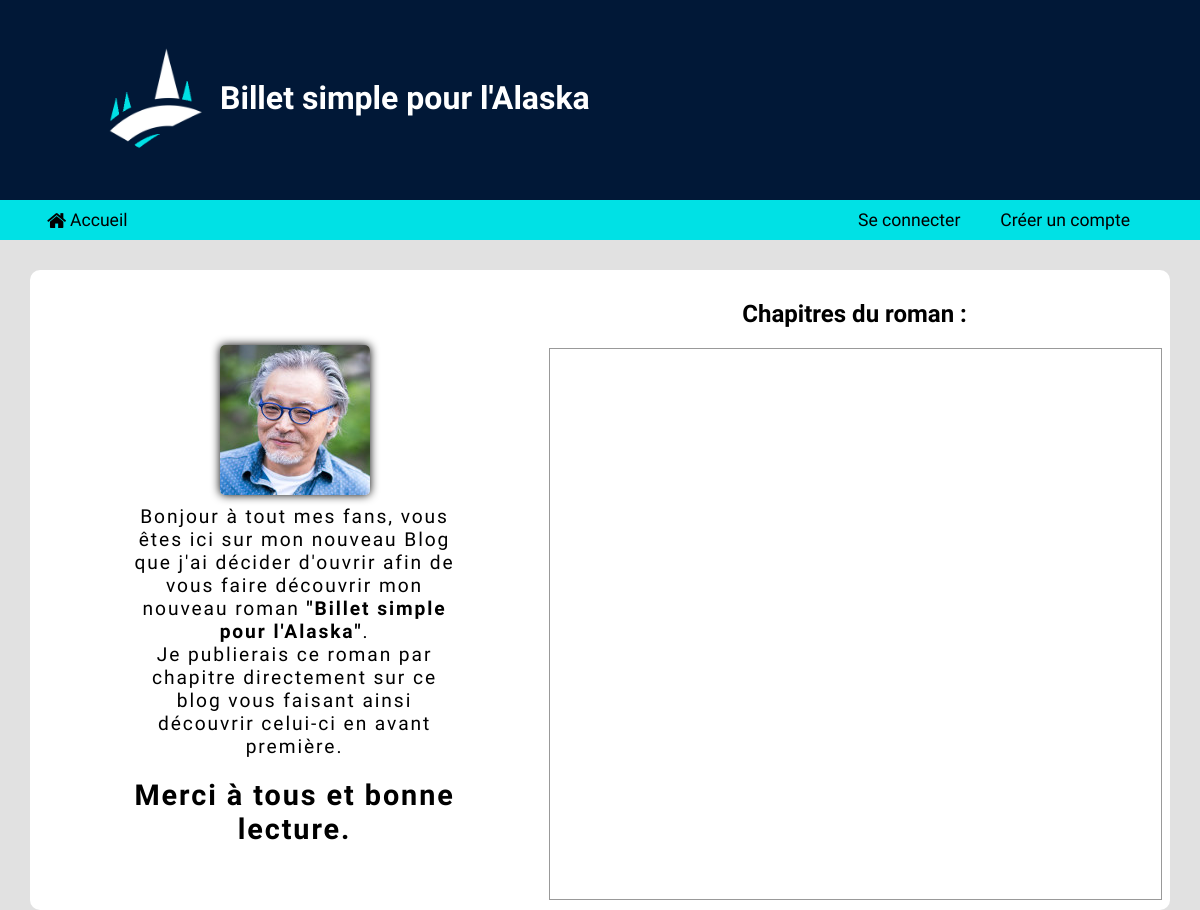
/, run on an earlier commit of the app's database.
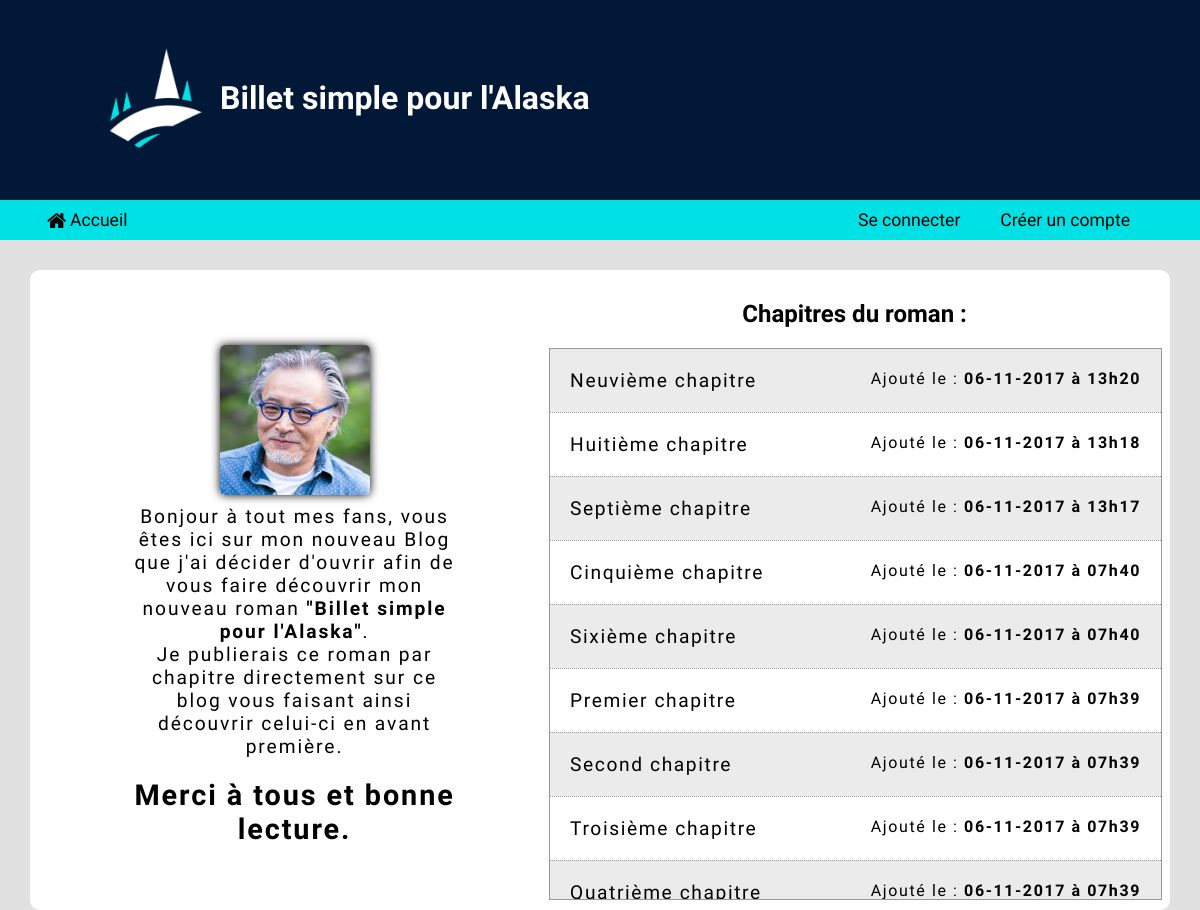
And on a later commit of the database.
### tables this page shows
CREATE TABLE `tickets` (
  `id` int(11) NOT NULL,
  `title` varchar(255) NOT NULL,
  `content` text NOT NULL,
  `dateTimeAdd` datetime NOT NULL,
  `dateTimeLastModified` datetime DEFAULT NULL
);

### Controler/Frontend/ControlerIndex.php (called while the page is built, shortened)
<?php
require_once('Model/TicketsManager.php');
require_once('View/Frontend/View.php');
class ControlerIndex
{
    private $_ticketManager;
    function callGetTickets()
    {
        $tickets = $this->ticketManager()->getListTickets();
        for($i = 0; $i < count($tickets); $i++)
        {
            $tickets[$i]->setTitle(ucfirst($tickets[$i]->title()));
        }
        $viewIndex = new View('Index');
        $viewIndex->generate(array('tickets' => $tickets));
    }
    public function setTicketManager($ticketManager) { $this->_ticketManager = $ticketManager; }
    public function ticketManager() { return $this->_ticketManager; }
}

### index.php (called while the page is built, shortened)
<?php
require('Controler/Frontend/Router.php');
$router = new Router();
$router->routeRequest();

### model/TicketsManager.php (called while the page is built, shortened)
<?php
require_once('Ticket.php');
class TicketsManager extends Manager
{
    public function getListTickets()
    {
        $bdd = parent::bddConnect();
        $request = $bdd->query('SELECT id, title, content, DATE_FORMAT(dateTimeAdd, \'%d-%m-%Y à %Hh%i\') AS dateTimeAdd FROM tickets ORDER BY dateTimeAdd DESC') or die(print_r($request->errorInfo(), TRUE));
        $data = $request->fetchAll();
        for($i = 0; $i < count($data); $i++)
        {
            $ticket[$i] = new Ticket($data[$i]);
        }
        return $ticket;
    }
}

### Model/Model.php (called while the page is built, shortened)
<?php
class Model
{
    public function hydrate(array $donnees)
    {
        foreach($donnees as $key => $value)
        {
            $method = 'set'.ucfirst($key);
        }
    }
}

### model/Ticket.php (called while the page is built, shortened)
<?php
require_once('Model.php');
class Ticket extends Model
{
    private $_id;
    private $_title;
    private $_dateTimeAdd;
    public function setId($id)
    {
        $id = (int) $id;
        if($id > 0)
        {
            $this->_id = $id;
        }
    }
    public function setTitle($title)
    {
        $this->_title = $title;
    }
    public function setDateTimeAdd($dateTimeAdd)
    {
        $this->_dateTimeAdd = $dateTimeAdd;
    }
    public function id()
    {
        return $this->_id;
    }
    public function title()
    {
        return $this->_title;
    }
    public function dateTimeAdd()
    {
        return $this->_dateTimeAdd;
    }
}

### view/frontend/viewIndex.php (the view, shortened to what this page needs)
<section id="indexBlog">
    <article>
        <p><img src="contenu/images/admin.jpg"></p>
        <p>
            Bonjour à tout mes fans, vous êtes ici sur mon nouveau Blog que j'ai décider d'ouvrir afin de vous faire découvrir mon nouveau roman <span>"Billet simple pour l'Alaska"</span>.<br>
            Je publierais ce roman par chapitre directement sur ce blog vous faisant ainsi découvrir celui-ci en avant première.<br>
            <span>Merci à tous et bonne lecture.</span>
        </p>
    </article>
    <div id="listTicket">
        <h1>Chapitres du roman :</h1>
        <article>
            <?php
            for($i = 0; $i < count($tickets); $i++) :
            ?>
                <div class="ticket">
                    <a href="index.php?action=ticket&id=<?= $tickets[$i]->id(); ?>" title="Lire le chapitre">
                        <span class="titleTicket"><?= $tickets[$i]->title(); ?></span>
                        <span class="dateTime">Ajouté le : <span class="strong"><?= $tickets[$i]->dateTimeAdd(); ?></span></span>
                    </a>
                </div>
            <?php endfor; ?>
        </article>
    </div>
</section>

### view/frontend/template.php (shortened to what this page needs)
<!doctype html>
<html lang="fr">
    <head>
        <link rel="stylesheet" href="contenu/font-awesome/css/font-awesome.min.css">
        <link rel="stylesheet" href="Contenu/css/style.css">
        <link rel="stylesheet" href="Contenu/css/styleFrontend.css">
    </head>
    <body>
        <header>
            <p><img src="contenu/images/logo.png"></p>
            <h1>Billet simple pour l'Alaska</h1>
        </header>
        <nav>
            <ul id="oneLevel">
                <li><span class="fa fa-home"></span><a href="index.php" title="Retourner à l'accueil du blog">Accueil</a></li>
                <ul id="secondLevel">
                <?php if(isset($_SESSION['emailAdress']))
                {
                    if($_SESSION['statusMember'] == 'administrateur')
                    {
                    ?>
                        <li><a href="admin.php" title="Accéder à l'espace administration du blog">Administrer le Blog</a></li>
                    <?php
                    }
                    ?>
                        <li><a href="index.php?action=deconnect" title="Se déconnecter">Deconnexion</a></li>
                    <?php
                }
                else
                {
                ?>
                    <li><a href="index.php?action=connection" title="Connecter vous">Se connecter</a></li>
                    <li><a href="index.php?action=registration" title="Créer un compte">Créer un compte</a></li>
                <?php
                }
                ?>
                </ul>
            </ul>
        </nav>
        <?= $content; ?>
    </body>
</html>

### Controler/Frontend/Router.php (shortened to what this page needs)
<?php
require_once('Controler/Frontend/ControlerIndex.php');
class Router
{
    private $_ctrlIndex;
    public function routeRequest()
    {
        try
        {
            if(isset($_GET['action']))
            {
                if($_GET['action'] == 'ticket')
                {
                    try
                    {
                        if($_SERVER["REQUEST_METHOD"] == "POST")
                        {
                            if(isset($_POST['reportComment']) && ($_POST['reportComment'] == 'reportComment'))
                            {
                                $_POST['idComment'] = intval($_POST['idComment']);
                                if($_POST['idComment'] != 0)
                                {
                                    $this->ctrlDisplayTicket()->alertComment($_POST['idComment']);
                                }
                                else
                                {
                                    throw new Exception("Identifiant de commentaire incorrect");
                                }
                            }
                            else if(isset($_POST['publicationComment']) && ($_POST['publicationComment'] == 'publicationComment'))
                            {
                                if(isset($_SESSION['emailAdress']) && (isset($_SESSION['idMember'])))
                                {
                                    $this->ctrlDisplayTicket()->addComment($_POST['comment'], $_POST['idTicket'], $_SESSION['idMember']);
                                }
                                else {
                                    $_SESSION['errorPostComment'] = $this->ctrlDisplayTicket()->addMemberComment($_POST['idTicket'], $_POST['emailAdress'], $_POST['password'], $_POST['comment']);
                                }
                            }
                        }
                        if(isset($_GET['id']))
                        {
                            $_GET['id'] = intval($_GET['id']);
                            if($_GET['id'] != 0)
                            {
                                $this->ctrlDisplayTicket()->displayTicket($_GET['id']);
                            }
                            else
                            {
                                throw new Exception("Identifiant de chapitre incorrect");
                            }
                        }
                    }
                    catch(Exception $e)
                    {
                        $this->error($e->getMessage());
                    }
                }
                else if($_GET['action'] == 'connection')
                {
                    try
                    {
                        if($_SERVER["REQUEST_METHOD"] == "POST")
                        {
                            $_SESSION['errorConnect'] = $this->ctrlConnect()->callConnectMember($_POST);
                        }
                        $this->ctrlConnect()->viewConnectMember();
                    }
                    catch(Exception $e)
                    {
                        $this->error($e->getMessage());
                    }
                }
                else if($_GET['action'] == 'registration')
                {
                    try
                    {
                        if($_SERVER["REQUEST_METHOD"] == "POST")
                        {
                            $_SESSION['errorRegistration'] = $this->ctrlRegistration()->registrationMember($_POST);
                        }
                        $this->ctrlRegistration()->viewRegistrationMember();
                    }
                    catch(Exception $e)
                    {
                        $this->error($e->getMessage());
                    }
                }
                else if($_GET['action'] == 'deconnect')
                {
                    session_destroy();
                    header("Location: $_SERVER[HTTP_REFERER]");
                }
            }
            else
            {
                $this->ctrlIndex()->callGetTickets();
            }
        }
        catch(Exception $e)
        {
            $this->error($e->getMessage());
        }
    }
    public function setCtrlIndex($ctrlIndex) { $this->_ctrlIndex = $ctrlIndex; }
    public function ctrlIndex() { return $this->_ctrlIndex; }
}

### View/Frontend/View.php (shortened to what this page needs)
<?php
class View
{
    private $_file;
    private $_title;
    public function generate($data)
    {
        $content = $this->generateFile($this->file(), $data);
        $view = $this->generateFile('View/Frontend/Template.php', array(
            'title' => $this->title(),
            'content' => $content
        ));
        echo $view;
    }
    private function generateFile($file, $data)
    {
        if(file_exists($file))
        {
            extract($data);
            require $file;
            return ob_get_clean();
        }
        else {
            throw new Exception('Fichier ' . $file . ' introuvale');
        }
    }
    public function setTitle($title) { $this->_title = $title; }
    public function title() { return $this->_title; }
    public function setFile($file) { $this->_file = $file; }
    public function file() { return $this->_file; }
}

### Contenu/css/style.css (style rules this page uses)
* { margin: 0; padding: 0; }
html { height: 100%; }
body { width: 100%; height: 100%; max-width: 1920px; background-color: #e1e1e1; font-family: 'El Messiri', sans-serif; }
header { background-color: #011837; height: 200px; font-family: 'Pattaya', sans-serif; }
header p { display: inline-block; width: 120px; vertical-align: middle; margin-left: 8%; margin-top: 40px; }
header img { width: 100%; vertical-align: middle; }
header h1 { display: inline-block; vertical-align: middle; color: #fff; font-size: 2em; margin-top: 40px; }
nav { background-color: #00e1e5; padding: 10px 5%; }
nav ul { display: flex; justify-content: space-between; list-style-type: none; }
nav li { position: relative; }
nav span.fa-home { position: absolute; top: 5%; left: -13px; font-size: 1.3em; }
nav a { padding: 0 10px; color: #000; font-size: 1.1em; text-decoration: none; border-top: 1px solid transparent; border-bottom: 1px solid transparent; transition: all 0.3s; }
nav ul ul li + li { margin-left: 20px; }

### Contenu/css/styleFrontend.css (style rules this page uses)
section { margin: 30px; padding: 10px; background-color: #fff; border-radius: 10px; }
.strong { font-weight: bold; }
#indexBlog { display: flex; justify-content: space-between; align-items: center; }
#indexBlog article:first-child { width: 50%; }
#indexBlog article:first-child p:first-child { width: 150px; margin: 10px auto; }
#indexBlog article:first-child img { width: 100%; vertical-align: middle; box-shadow: 0 0 10px #000; border-radius: 5px; }
#indexBlog article:first-child p:last-child { width: 63%; margin: 0 auto; text-align: center; font-size: 1.2em; letter-spacing: 0.1em; }
#indexBlog article:first-child p:last-child span { font-weight: bold; }
#indexBlog article:first-child p:last-child span:last-child { display: inline-block; margin-top: 20px; font-size: 1.5em; }
#listTicket { width: 60%; }
#listTicket h1 { text-align: center; padding: 20px 0; }
#listTicket article { overflow-y: scroll; width: 100%; height: 550px; border: 1px solid #999; }
.ticket { display: flex; justify-content: space-between; }
.ticket:nth-child(odd) { background-color: rgba(204, 204, 204, 0.4); }
.ticket:nth-child(even) { background-color: #fff; }
.ticket a { position: relative; display: block; width: 100%; padding: 20px; color: #000; letter-spacing: 0.1em; text-decoration: none; transition: all 0.5s; }
.titleTicket { font-family: Pattaya, sans-serif; font-size: 1.2em; }
.ticket span.dateTime { position: absolute; right: 20px; }
.ticket + .ticket { border-top: 1px dotted #999; }

What changed in the data, as far as the page shows it:
added tickets: title "Neuvième chapitre", dateTimeAdd "06-11-2017 à 13h20"
added tickets: title "Huitième chapitre", dateTimeAdd "06-11-2017 à 13h18"
added tickets: title "Septième chapitre", dateTimeAdd "06-11-2017 à 13h17"
added tickets: title "Cinquième chapitre", dateTimeAdd "06-11-2017 à 07h40"
added tickets: title "Sixième chapitre", dateTimeAdd "06-11-2017 à 07h40"
added tickets: title "Premier chapitre", dateTimeAdd "06-11-2017 à 07h39"
added tickets: title "Second chapitre", dateTimeAdd "06-11-2017 à 07h39"
added tickets: title "Troisième chapitre", dateTimeAdd "06-11-2017 à 07h39"
added tickets: title "Quatrième chapitre", dateTimeAdd "06-11-2017 à 07h39"
